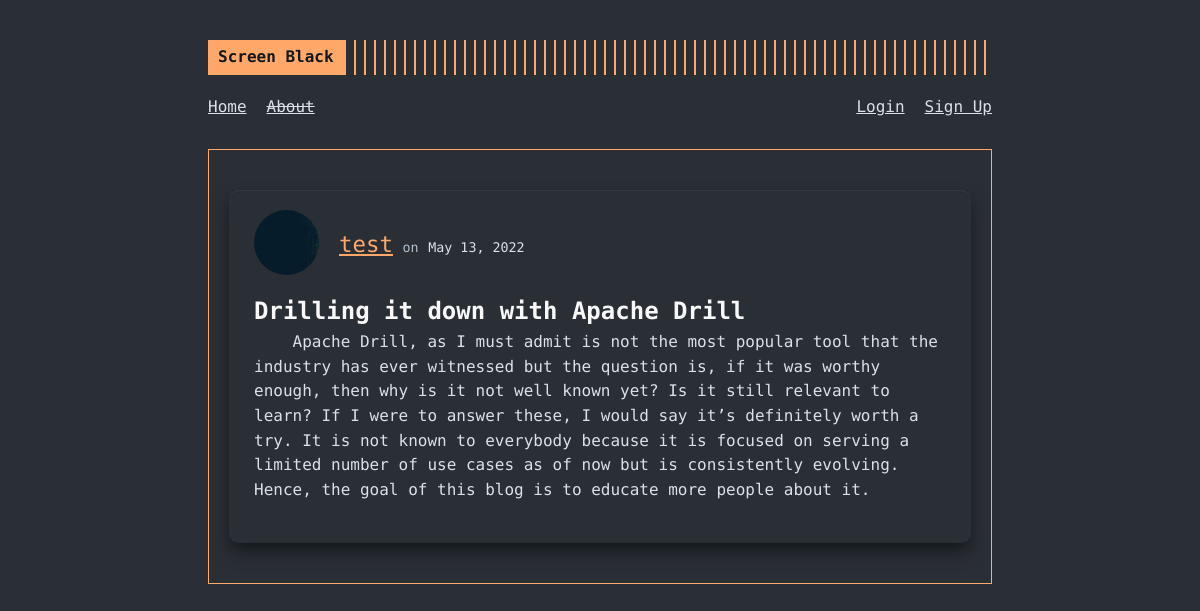
Page /post/9 on the committed database.
### screenblack/models.py (models this page shows, shortened)
class User(db.Model, UserMixin):
  id = db.Column(db.Integer, primary_key = True)
  username = db.Column(db.String(20), nullable = False, unique = True)
  email = db.Column(db.String(120), nullable = False, unique = True)
  picture = db.Column(db.String(20), nullable = False, default = "default.jpg")
  password = db.Column(db.String(60), nullable = False)
  posts = db.relationship("Post", backref = "author", lazy = True)

class Post(db.Model):
  id = db.Column(db.Integer, primary_key = True)
  title = db.Column(db.String(100), nullable = False)
  date_posted = db.Column(db.DateTime, nullable = False, default = datetime.utcnow)
  content = db.Column(db.Text, nullable = False)
  user_id = db.Column(db.Integer, db.ForeignKey('user.id'), nullable = False)

### screenblack/routes.py (the view)
@app.route("/post/<int:post_id>")
def post(post_id):
  post = Post.query.get_or_404(post_id)
  return render_template("post.html", post=post, title=post.title)

### screenblack/templates/post.html (shortened to what this page needs)
{% extends "layout.html" %}
{% block content %}
  <article class="article-body">
    <div class="article-metadata">
      <div class="article-header">
        <div class="article-author-picture">
          <a href="#"><img class="profilepic-mini" src="{{ url_for('static', filename='profilepics/'+post.author.picture) }}" alt="profile picture for {{ post.author.username }}"></a>
        </div>
        <div class="article-author-details">
          <a class="article-author" href="#">{{ post.author.username }}</a>
          <small class="text-muted">on</small>
          <small class="article-date">{{ post.date_posted.strftime("%B %d, %Y") }}</small>
        </div>
      </div>
    </div>
    <h2 class="article-title">{{ post.title }}</h2>
    <div class="article-content">
      <p>{{ post.content }}</p>
    </div>
  </article>
{% endblock content %}

### screenblack/static/main.css (style rules this page uses)
:root { font-size: 16px; --gray0: #f8f8f8; --gray1: #dbe1e8; --gray2: #b2becd; --gray3: #6c7983; --gray4: #444d55; --gray5: #363b44; --gray6: #2a2e35; --gray7: #12181c; --rajah: #ffa86a; --green: #09c372; --red: #ff3860; }
body { font-family: "Fira Code", monospace; background-color: var(--gray6); color: var(--gray1); line-height: 1.54; }
a { color: inherit; }
p { margin-bottom: 20px; }
.article-body { padding: 20px 25px; background-color: var(--gray6); box-shadow: var(--gray5) 0px 1px 1px 0px inset, var(--gray7) 0px 10px 20px -5px, var(--gray7) 0px 6px 12px -6px; margin: 20px 0; border-radius: 0.6rem; }
.article-metadata { display: flex; align-items: center; justify-content: space-between; margin-bottom: 15px; }
.article-header { display: flex; align-items: center; }
.article-author-picture { display: grid; place-items: center; margin-right: 20px; }
.article-author-picture a { line-height: 1; }
.profilepic-mini { max-width: 65px; border-radius: 50%; }
.article-title { color: var(--gray0); }
.article-author { color: var(--rajah); font-size: 1.4rem; }
.article-date { color: var(--gray1); }
.article-content p { text-indent: 4ch; }
.text-muted { color: var(--gray2); }

### rows in the picture
User: picture+username (picture), author.username "test"
Post: date_posted "May 13, 2022", title "Drilling it down with Apache Drill", content "Apache Drill, as I must admit is not the most popular tool that the industry has ever witnessed but the question is, if it was worthy enough, then why is it not well known yet? Is it still relevant to learn? If I were to answer these, I would say it’s definitely worth a try. It is not known to everybody because it is focused on serving a limited number of use cases as of now but is consistently evolving. Hence, the goal of this blog is to educate more people about it."
